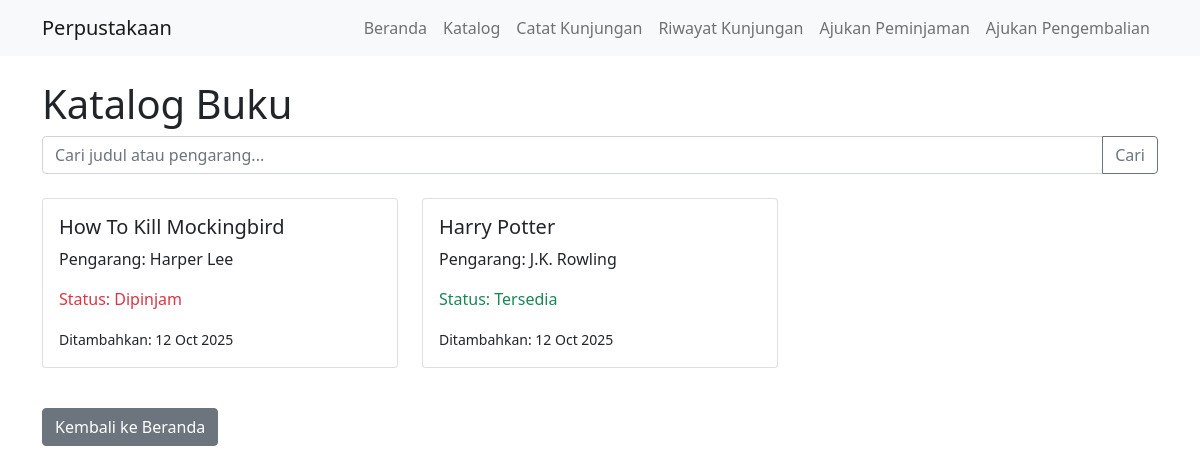
The app's page /catalog/, older data.
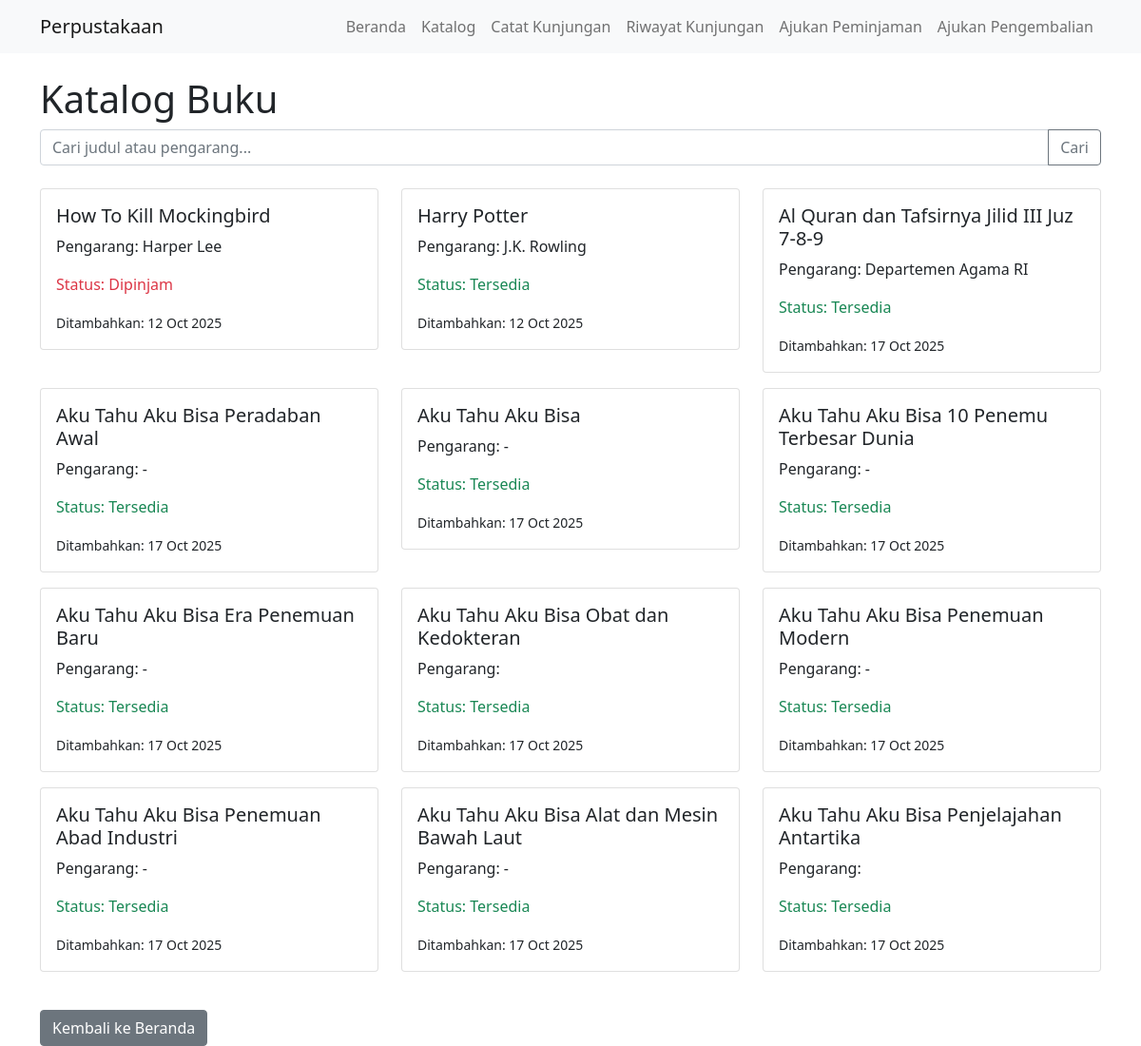
The same page, newer data.
### library/models.py (models this page shows, shortened)
class Book(models.Model):
    title = models.CharField(max_length=200)
    author = models.CharField(max_length=100)
    is_available = models.BooleanField(default=True)
    added_date = models.DateTimeField(auto_now_add=True)
    is_recommended = models.BooleanField(default=False)

### library/views.py (the view)
# urls.py: path('catalog/', views.catalog_search, name='catalog_search'),
def catalog_search(request):
    query = request.GET.get('q', '')
    books = Book.objects.all()
    if query:
        books = books.filter(Q(title__icontains=query) | Q(author__icontains=query))
    books = books.order_by('-is_recommended', '-added_date')  # -is_recommended: True dulu
    return render(request, 'library/catalog.html', {'books': books, 'query': query})

### library/templates/library/catalog.html
{% extends 'library/base.html' %}
{% block content %}
<h1>Katalog Buku</h1>
<form method="get" class="mb-4">
    <div class="input-group">
        <input type="text" name="q" class="form-control" placeholder="Cari judul atau pengarang..." value="{{ query }}">
        <button class="btn btn-outline-secondary" type="submit">Cari</button>
    </div>
</form>
{% if books %}
<div class="row">
    {% for book in books %}
    <div class="col-md-4 mb-3">
        <div class="card">
            <div class="card-body">
                <h5 class="card-title">{{ book.title }}</h5>
                <p class="card-text">Pengarang: {{ book.author }}</p>
                <p class="text-{% if book.is_available %}success{% else %}danger{% endif %}">
                    Status: {% if book.is_available %}Tersedia{% else %}Dipinjam{% endif %}
                </p>
                <small>Ditambahkan: {{ book.added_date|date:"d M Y" }}</small>
            </div>
        </div>
    </div>
    {% empty %}
    <p>Tidak ada buku yang ditemukan untuk "{{ query }}".</p>
    {% endfor %}
</div>
{% else %}
<p>Tidak ada buku di katalog.</p>
{% endif %}
<div class="mt-4">
    <a href="{% url 'home' %}" class="btn btn-secondary">Kembali ke Beranda</a>
</div>
{% endblock %}

### library/templates/library/base.html (shortened to what this page needs)
<!DOCTYPE html>
<html lang="id">
<head>
    <link href="https://cdn.jsdelivr.net/npm/bootstrap@5.1.3/dist/css/bootstrap.min.css" rel="stylesheet">
    <link href="https://cdn.jsdelivr.net/npm/bootstrap-icons@1.10.3/font/bootstrap-icons.css" rel="stylesheet">
</head>
<body>
    <nav class="navbar navbar-expand-lg navbar-light bg-light">
        <div class="container">
            <a class="navbar-brand" href="{% url 'home' %}">Perpustakaan</a>
            <div class="navbar-nav">
                <a class="nav-link" href="{% url 'home' %}">Beranda</a>
                <a class="nav-link" href="{% url 'catalog_search' %}">Katalog</a>
                <a class="nav-link" href="{% url 'record_visit' %}">Catat Kunjungan</a>
                <a class="nav-link" href="{% url 'history_check' %}">Riwayat Kunjungan</a>
                <a class="nav-link" href="{% url 'borrow_request' %}">Ajukan Peminjaman</a>
                <a class="nav-link" href="{% url 'return_request' %}">Ajukan Pengembalian</a>
            </div>
        </div>
    </nav>
    <div class="container mt-4">
        {% block content %}
        {% endblock %}
    </div>
</body>
</html>

Row changes from the older to the newer data that the page shows:
added Book: title "Al Quran dan Tafsirnya Jilid III Juz 7-8-9", author "Departemen Agama RI", is_available "Tersedia", added_date "17 Oct 2025"
added Book: title "Aku Tahu Aku Bisa Peradaban Awal", author "-", is_available "Tersedia", added_date "17 Oct 2025"
added Book: title "Aku Tahu Aku Bisa", author "-", is_available "Tersedia", added_date "17 Oct 2025"
added Book: title "Aku Tahu Aku Bisa 10 Penemu Terbesar Dunia", author "-", is_available "Tersedia", added_date "17 Oct 2025"
added Book: title "Aku Tahu Aku Bisa Era Penemuan Baru", author "-", is_available "Tersedia", added_date "17 Oct 2025"
added Book: title "Aku Tahu Aku Bisa Obat dan Kedokteran", is_available "Tersedia", added_date "17 Oct 2025"
added Book: title "Aku Tahu Aku Bisa Penemuan Modern", author "-", is_available "Tersedia", added_date "17 Oct 2025"
added Book: title "Aku Tahu Aku Bisa Penemuan Abad Industri", author "-", is_available "Tersedia", added_date "17 Oct 2025"
added Book: title "Aku Tahu Aku Bisa Alat dan Mesin Bawah Laut", author "-", is_available "Tersedia", added_date "17 Oct 2025"
added Book: title "Aku Tahu Aku Bisa Penjelajahan Antartika", is_available "Tersedia", added_date "17 Oct 2025"
